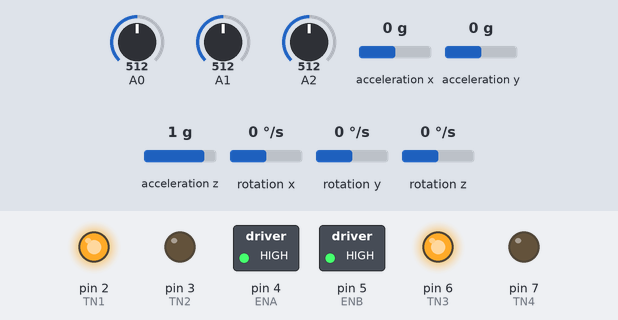
The sketch below on a simulated Arduino Mega 2560, built with avr-gcc and run on an emulated ATmega2560. Parts: switched loads named in the sketch (green lamp = pin HIGH), output pins drawn as LEDs (lit = HIGH). The test bench sets the inputs (shaded band); at power-on: acceleration x 0 g, A0 = 512, A1 = 512, A2 = 512, acceleration y 0 g, acceleration z 1 g, rotation x 0 °/s, rotation y 0 °/s, rotation z 0 °/s.

Above: at 2.0 s.
2.1 s: acceleration x set to -0.4 g
4.0 s: acceleration x set to -0.7 g
At 4.8 s:
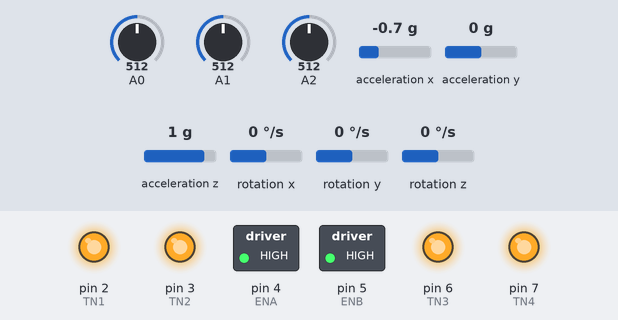
5.7 s: acceleration x set to 0 g
At 6.5 s:
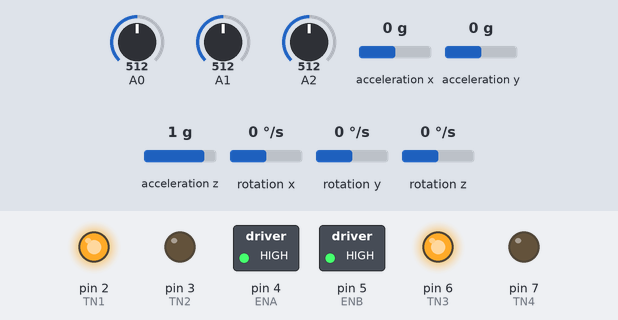
7.2 s: acceleration x set to -1.4 g
At 8.3 s:
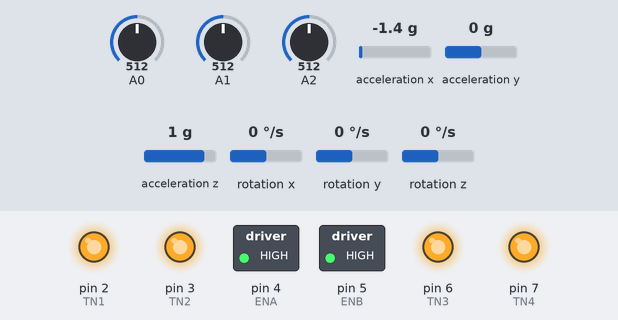
Timing chart, 0 to 9.8 s (numbered marks = the images above; inputs shaded):
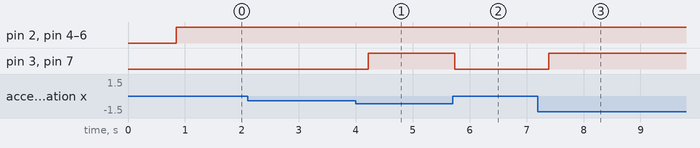

The sketch:

Robot_2RuedasV3.ino
```cpp
#include <Wire.h>
#include <I2Cdev.h>
#include <MPU6050.h>

MPU6050 IMU;

int16_t ax, ay, az;
int16_t gx, gy, gz;

//Compensaciones
#define desplazGiro 0  //Desplazamiento inicial del giro
#define desplazAngulo -2.12  // Desplazamiento inicial del ángulo
#define compenMotorD 0  // Compensación para el motor derecho
#define compenMotorI 0  // Compensación para el motor izquierdo
#define gananciaGiro 131
#define pi 3.14159

float anguloY, anguloPrevY;
float dt;
unsigned long tiempoPrev, ultimoTiempo;
int tiempoTranscurrido;

float kp, ki, kd; //parámetros del PID

float velGiro = 0;
float salidaI, salidaD, Salida;


float sumaErrores, dErr, error, ultimoError;

// Definición d epines del controlador de motores (Cambiar pines)
int TN1 = 2; //Pin 2
int TN2 = 3; //Pin 3
int ENA = 4; //Pin 4
int TN3 = 6; //Pin 6
int TN4 = 7; //Pin 7
int ENB = 5; //Pin 5


void setup()
{
  Wire.begin();
  //Serial.begin(115200);
  //Configura PWM rápido mediante las etiquetas del micro definidas en AVR

  TCCR3A = _BV(COM3A1) | _BV(WGM31) | _BV(WGM30); // TIMER_3 @1KHz, pwm rápido
  TCCR3B = _BV(CS31);
  TCCR0A = _BV(COM0B1) | _BV(WGM01) | _BV(WGM00); // TIMER_0 @1KHz, pwm rápido
  TCCR0B = _BV(CS01) | _BV(CS00);

  /* Si el robot es encendido con un ángulo mayor a 30 o -30 grados,las ruedas no se moverán
    hasta que el robot esté en un aposición correcta.*/

  IMU.initialize();
  for (int i = 0; i < 200; i++) // Cicla 200 veces para obtener la postura inicial
  {
    filtradoComplementario();
  }
/*
  Serial.println("Ya termine!");
  Serial.println(anguloY);*/

  if (abs(anguloY) < 30)  // Inicia a trabajar despues de limpiar datos
  {
    Salida = error = sumaErrores = dErr = 0;
    filtradoComplementario();
    controlPID();
  }
  pinMode(TN1, OUTPUT); // configuración de pines para controlador de motores
  pinMode(TN2, OUTPUT);
  pinMode(TN3, OUTPUT);
  pinMode(TN4, OUTPUT);
  pinMode(ENA, OUTPUT);
  pinMode(ENB, OUTPUT);

}

void loop()
{
  filtradoComplementario(); // promedia el ángulo medido para obtener un valor más estable
  if ((micros() - ultimoTiempo) > 10000)
  {
    // Si el angulo es > 30 or < -30 entonces el robot se detiene
    if (abs(anguloY) < 30)
    {
      controlPID(); // Calcula salida en base a errores PID
      controlPWM(); // Controla motores con el dato de salida

      /*Serial.print("\t angulo:");
      Serial.print(anguloY);
      Serial.print("\t valor kp:");
      Serial.print(kp);
      Serial.print("\t valor ki:");
      Serial.print(ki);
      Serial.print("\t valor kd:");
      Serial.println(kd);*/
    }
    else
    {
      digitalWrite(TN1, HIGH); //amarra los motores
      digitalWrite(TN2, HIGH);
      digitalWrite(TN3, HIGH);
      digitalWrite(TN4, HIGH);
    }
    ultimoTiempo = micros();
  }
}

void filtradoComplementario()
{
  // Obtiene datos medidos del IMU
  IMU.getMotion6(&ax, &ay, &az, &gx, &gy, &gz);

  // Calcula angulo Y con aceleraciones del IMU
  float anguloY_IMU = atan(-ax / sqrt(pow(ay, 2) + pow(az, 2))) * (180.0 / pi);

  // Calcula el tiempo transcurrido entre mediciones
  unsigned long ahora = micros();
  tiempoTranscurrido = ahora - tiempoPrev;
  dt = tiempoTranscurrido * 0.000001; // Convierte a segundos
  tiempoPrev = ahora;

  // Calcula angulo Y integrando mediciones del giroscopio y filtrado complementario

  anguloY = 0.98 * (anguloPrevY + ((gy - desplazGiro) / gananciaGiro) * dt) + 0.02 * anguloY_IMU;

  anguloPrevY = anguloY;
}

void controlPID()
{
  kp = analogRead(A0) / 10.0; //26.000
  ki = analogRead(A1) / 10.0; //0
  kd = analogRead(A2) / 10.0; //2.6

  // Calcula los valores de cada componente PID usando los valores de gestura.
  error = anguloY - desplazAngulo;
  sumaErrores += error;
  dErr = error - ultimoError;

  // Calcula salida en base a control PID
  Salida = kp * error + ki * sumaErrores + kd * dErr; // dErr puede sustituirse por gy/131
  ultimoError = error;


  // Calcula salidas para cada rueda
  salidaD = Salida + velGiro;
  salidaI = Salida - velGiro;

}

void controlPWM()
{
  if (salidaI > 0)
  {
    digitalWrite(TN1, HIGH);
    digitalWrite(TN2, LOW);
  }
  else if (salidaI < 0)
  {
    digitalWrite(TN1, LOW);
    digitalWrite(TN2, HIGH);
  }
  else
  {
    OCR3A = 0;
  }
  if (salidaD > 0)
  {
    digitalWrite(TN3, HIGH);
    digitalWrite(TN4, LOW);
  }
  else if (salidaD < 0)
  {
    digitalWrite(TN3, LOW);
    digitalWrite(TN4, HIGH);
  }
  else
  {
    OCR0B = 0;
  }
  OCR3A = min(1023, (abs(salidaI * 4) + compenMotorI * 4)); // Timer/Counter3 es un temporizador/contador de propósito general de 16 bits
  OCR0B = min(255, (abs(salidaD) + compenMotorD)); // Timer/Counter0 es un módulo temporizador/contador de 8 bits

  /*Serial.print("OCR3A:");
  Serial.print(OCR3A);
  Serial.print("\t OCR0B:");
  Serial.print(OCR0B);*/

}
```

Measured:
- the behaviour switches between -0.5 and -0.6 g on acceleration x (found by bisection; images 0 and 1)
- after the input at 2.1 s, every drawn part: stays the same
- after the input at 4.0 s, pin 3 (TN2), pin 7 (TN4): LOW → HIGH after 0.22 s
- after the input at 5.7 s, pin 3 (TN2), pin 7 (TN4): HIGH → LOW at once
- after the input at 7.2 s, pin 3 (TN2), pin 7 (TN4): LOW → HIGH after 0.19 s
